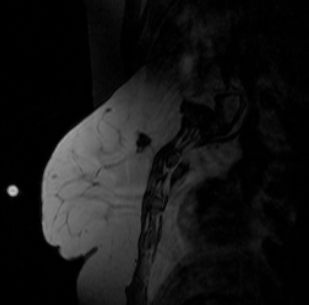
//> input picture Manipulação de Histogramas/Transformação linear/Limiarização/hue.png, 309 x 305 px
$ ./main   (built with g++ and OpenCV 4)
//> lines starting //> are read from the running program, lines starting //| are printed output that depends on the picture; after the words box and inside, x2 and y2 are one past the last pixel; in counts of white or black regions, pixels touching at a corner belong together

#include "opencv2/highgui.hpp"
#include "opencv2/imgcodecs.hpp"
#include "opencv2/imgproc.hpp"
#include <algorithm>
#include <iostream>

using namespace std;
using namespace cv;

long double *transformacaolinear(long double I1, long double I2, long double k1, long double k2)
{
  long double *transf = new long double[256];
  //k1 e k2 os 2 intervalos de cinza normalizados

  k1 = k1 / 255;
  k2 = k2 / 255;

  for (int i = 0; i < 256; i++)
  {
    if (i < I1)
    {
      transf[i] = k1;
    }
    else if (i < I2 && i >= I1)
    {
      transf[i] = ((((k2 - k1) / (I2 - I1)) * (i - I1)) + k1);
    }
    else if (i >= I2)
    {
      transf[i] = k2;
    }
  }
  return transf;
}

int main(int argc, char **argv)
{
  Mat src;

  //lendo o arquivo
  src = imread("hue.png", 1);
//> src is the input picture: 305 rows x 309 cols, CV_8UC3; mean B, G, R 21.3, 21.3, 21.3

  if (src.empty())
  {
    return -1;
  }

  cv::cvtColor(src, src, CV_BGR2GRAY);
//> src: 305 rows x 309 cols, CV_8UC1

  namedWindow("Imagem 1", WINDOW_NORMAL);
	moveWindow("Imagem 1", 0,0);
  imshow("Imagem 1", src);

  //histograma normal---------------------------------------------------------------------------------------------------
  //criando e preenchendo com bins com 0
  long double bin1[256];
  fill_n(bin1, 256, 0);

  //Histograma normal
  for (int i = 0; i < src.rows * src.cols; i++)
  {
    bin1[(uint32_t)src.data[i]] += 1;
  }
//> after the loop, bin1 = 256 values, max 18255 at index 0, min 0 at index 159, mean 368.1

  int maior = (*max_element(bin1, bin1 + 256));
//> maior = 18255

  //normalizando os bins
  for (int i = 0; i < 256; i++)
  {
    bin1[i] = bin1[i] / maior;
  }
//> after the loop, bin1 = 256 values, max 1 at index 0, min 0 at index 159, mean 0.0202

    Mat plot1 = Mat::zeros(255, 255, CV_8UC3);

  for (int i = 0; i < 255; i++)
  {
    line(plot1, Point(i, 255.00 * (1 - bin1[i])), Point(i + 1, 255.00 * (1 - bin1[i + 1])), Scalar(0, 0, 255), 2, 8, 0);
  }
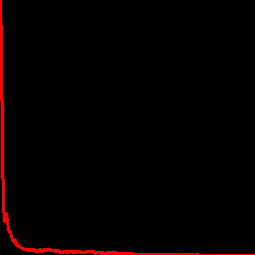
//> plot1: 255 rows x 255 cols, CV_8UC3; mean B, G, R 0, 0, 5.3

  namedWindow("Imagem 1 Histograma", WINDOW_NORMAL);
	moveWindow("Imagem 1 Histograma", 0,400);
  imshow("Imagem 1 Histograma", plot1);

  //transformacao linear--------------------------------------------------------------------------------------
  //limiarizacao---------------------------------------------------------------------------------------------------
  long double *limiarizacao=transformacaolinear(80,80,0,255);
  Mat Imglim=src;
  for (int i = 0; i <Imglim.rows * Imglim.cols; i++)
  {
    Imglim.data[i] = limiarizacao[(int32_t)Imglim.data[i]]*255;
  }
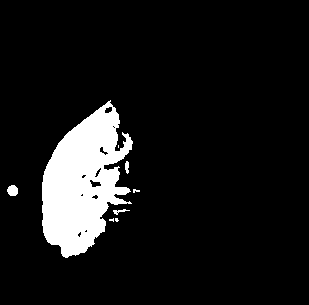
//> Imglim: 305 rows x 309 cols, CV_8UC1; 9.4% white; 8 white regions (4 under 20 px), largest, box (x1, y1, x2, y2) and area: (42, 100, 133, 258) 8597, (7, 185, 18, 196) 97, (125, 161, 129, 174) 41, (113, 209, 130, 215) 41

  namedWindow("Imagem 1 Transformacao Linear (Limiariação)", WINDOW_NORMAL);
	moveWindow("Imagem 1 Transformacao Linear (Limiariação)", 600,0);
  imshow("Imagem 1 Transformacao Linear (Limiariação)", Imglim);

  //criando e preenchendo com bins com 0
  long double binlim[256];
  fill_n(binlim, 256, 0);

  //Histograma imagem limiarizacao
  for (int i = 0; i < Imglim.rows * Imglim.cols; i++)
  {
    binlim[(uint32_t)Imglim.data[i]] += 1;
  }
//> after the loop, binlim = 256 values, max 85424 at index 0, min 0 at index 1, mean 368.1

  maior = (*max_element(binlim, binlim + 256));
//> maior = 85424

  //normalizando os bin
  for (int i = 0; i < 256; i++)
  {
    binlim[i] = binlim[i] / maior;
  }
//> after the loop, binlim = 256 values, max 1 at index 0, min 0 at index 1, mean 0.00431

  //gerando o histograma
  Mat plot3 = Mat::zeros(255, 255, CV_8UC3);

  for (int i = 0; i < 255; i++)
  {
    line(plot3, Point(i, 255.00 * (1 - binlim[i])), Point(i + 1, 255.00 * (1 - binlim[i + 1])), Scalar(0, 0, 255), 2, 8, 0);
  }

  namedWindow("Histograma transformacao linear (Limiariação)", WINDOW_NORMAL);
	moveWindow("Histograma transformacao linear (Limiariação)", 600,400);
  imshow("Histograma transformacao linear (Limiariação)", plot3);

  waitKey(0);
  return 0;
}
